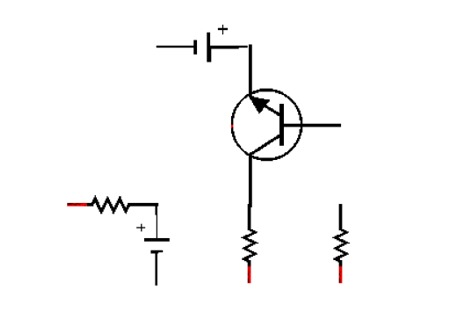
#> input picture c3140abe-a115-4cdf-a27d-07953f06ec65.jpg, 463 x 315 px
$ python generic_obstacle_detector.py
#> lines starting #> are read from the running program, lines starting #| are printed output that depends on the picture; after the words box and inside, x2 and y2 are one past the last pixel; in counts of white or black regions, pixels touching at a corner belong together
#> further down, image is the input picture: shape (315, 463, 3); mean B, G, R 249.2, 249.2, 249.4
"""
Generic Obstacle Detection for Circuit Diagrams
Uses binarization and dilation to detect ALL components (not just specific symbols)
Works with hand-drawn, black & white circuit diagrams
"""

import cv2
import numpy as np
from typing import Tuple

class GenericObstacleDetector:
    """
    Detects obstacles using generic computer vision techniques
    Does NOT rely on knowing what specific components look like
    """

    def __init__(self):
        self.obstacle_map = None
        self.original_binary = None

    def create_obstacle_map(self, image: np.ndarray,
                           dilation_size: int = 5,
                           safety_padding: int = 3) -> np.ndarray:
        """
        Create obstacle map using binarization + dilation technique

        This is the technique Gemini AI described:
        1. Binarization (Thresholding) - Convert to pure black/white
        2. Morphological Dilation - "Fatten" all lines to close gaps
        3. Safety Padding - Add extra margin around obstacles

        Args:
            image: Input circuit image (RGB or grayscale)
            dilation_size: How much to "thicken" the lines (higher = thicker blobs)
            safety_padding: Extra pixels of clearance around obstacles

        Returns:
            Binary obstacle map (255 = obstacle, 0 = free space)
        """
#> called with dilation_size = 7, safety_padding = 5

        # Step 1: Convert to grayscale
        if len(image.shape) == 3:
            gray = cv2.cvtColor(image, cv2.COLOR_BGR2GRAY)
        else:
            gray = image.copy()

        # Step 2: BINARIZATION (Thresholding)
        # For black & white circuit diagrams, use adaptive thresholding
        # This handles varying lighting/contrast better than simple threshold
        binary = cv2.adaptiveThreshold(
            gray,
            255,                                    # Max value (white)
            cv2.ADAPTIVE_THRESH_GAUSSIAN_C,        # Adaptive method
            cv2.THRESH_BINARY_INV,                 # Invert: black lines → white
            blockSize=11,                           # Neighborhood size
            C=2                                     # Constant subtracted
        )
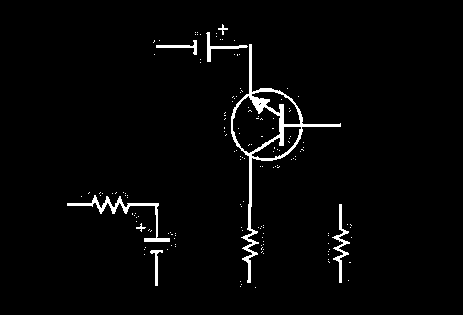
#> binary: shape (315, 463); 2.5% white; 153 white regions (145 under 20 px), largest, box (x1, y1, x2, y2) and area: (231, 44, 341, 283) 1952, (67, 195, 170, 242) 604, (332, 204, 350, 283) 339

        # Alternative: Simple threshold (works if image has uniform lighting)
        # _, binary = cv2.threshold(gray, 127, 255, cv2.THRESH_BINARY_INV)

        self.original_binary = binary.copy()

        # Step 3: MORPHOLOGICAL DILATION (The "Fat Marker" Technique)
        # This is THE KEY STEP that makes wires avoid components!
        #
        # What it does:
        # - Thin zigzag resistor line → Thick solid blob
        # - Gaps inside components → Filled up
        # - Pathfinding sees solid wall instead of maze

        kernel = cv2.getStructuringElement(
            cv2.MORPH_RECT,
            (dilation_size, dilation_size)
        )

        dilated = cv2.dilate(binary, kernel, iterations=1)
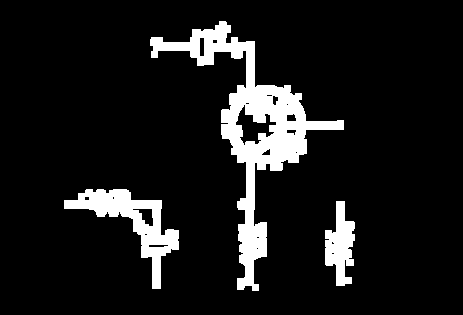
#> dilated: shape (315, 463); 10% white; 3 white regions, box (x1, y1, x2, y2) and area: (150, 21, 344, 291) 9778, (64, 189, 179, 289) 3304, (325, 201, 355, 286) 1551

        # Step 4: SAFETY PADDING (Inflation)
        # Add extra margin so wires don't touch components visually
        if safety_padding > 0:
            padding_kernel = cv2.getStructuringElement(
                cv2.MORPH_RECT,
                (safety_padding * 2 + 1, safety_padding * 2 + 1)
            )
            dilated = cv2.dilate(dilated, padding_kernel, iterations=1)
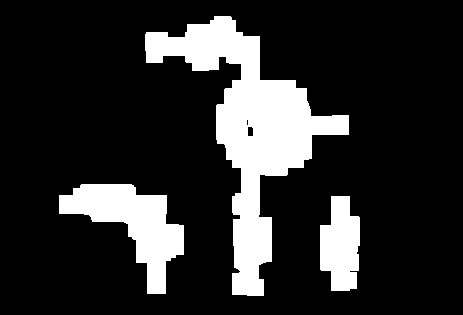
#> dilated: shape (315, 463); 17.4% white; 3 white regions, box (x1, y1, x2, y2) and area: (145, 16, 349, 296) 16611, (59, 184, 184, 294) 5870, (320, 196, 360, 291) 2943

        self.obstacle_map = dilated
        return dilated

    # [58 lines left out: function create_advanced_obstacle_map, not called in this run]

    def visualize_obstacle_map(self, original_image: np.ndarray) -> np.ndarray:
        """
        Overlay obstacle map on original image for debugging

        Args:
            original_image: Original circuit image

        Returns:
            Image with obstacle overlay (obstacles shown in red)
        """
        if self.obstacle_map is None:
            return original_image

        # Convert to color if needed
        if len(original_image.shape) == 2:
            result = cv2.cvtColor(original_image, cv2.COLOR_GRAY2BGR)
        else:
            result = original_image.copy()

        # Create red overlay for obstacles
        red_overlay = np.zeros_like(result)
        red_overlay[:, :, 2] = self.obstacle_map  # Red channel
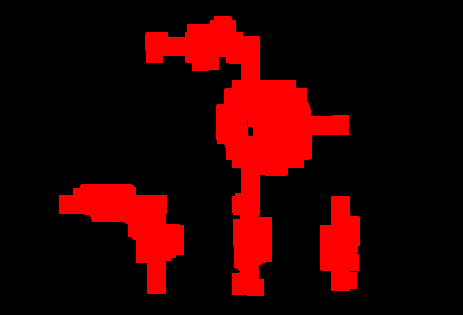
#> red_overlay: shape (315, 463, 3); mean of channels 0, 1, 2 0, 0, 44.5; drawn as B, G, R

        # Blend with original
        result = cv2.addWeighted(result, 0.7, red_overlay, 0.3, 0)
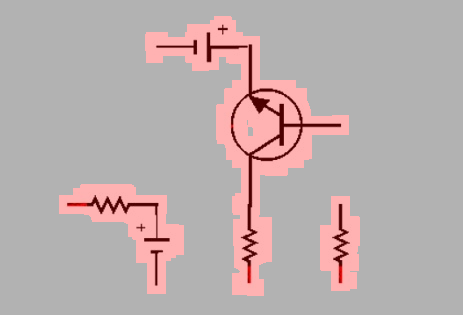
#> result: shape (315, 463, 3); mean B, G, R 173.9, 173.9, 187.5

        return result

    # [57 lines left out: functions get_free_space_map, check_path_clearance, not called in this run]


# Example usage and testing
if __name__ == "__main__":
    # Test with a sample circuit image
    detector = GenericObstacleDetector()

    # Load your circuit diagram
    image = cv2.imread('c3140abe-a115-4cdf-a27d-07953f06ec65.jpg')

    if image is not None:
        # Create obstacle map
        obstacle_map = detector.create_obstacle_map(
            image,
            dilation_size=7,      # Adjust this: higher = thicker blobs
            safety_padding=5       # Adjust this: higher = more clearance
        )

        # Visualize
        overlay = detector.visualize_obstacle_map(image)

        # Save results
        cv2.imwrite('obstacle_map.png', obstacle_map)
        cv2.imwrite('obstacle_overlay.png', overlay)

        print("✓ Obstacle map created successfully!")
        print(f"  Obstacle pixels: {np.count_nonzero(obstacle_map)}")
#|   Obstacle pixels: 25424
        print(f"  Free space pixels: {np.count_nonzero(obstacle_map == 0)}")
#|   Free space pixels: 120421
        print("  Saved: obstacle_map.png, obstacle_overlay.png")

        # Display
        cv2.imshow('Original', image)
        cv2.imshow('Obstacle Map (White = Obstacle)', obstacle_map)
        cv2.imshow('Overlay (Red = Obstacle)', overlay)
        cv2.waitKey(0)
        cv2.destroyAllWindows()
    else:
        print("Error: Could not load image")
